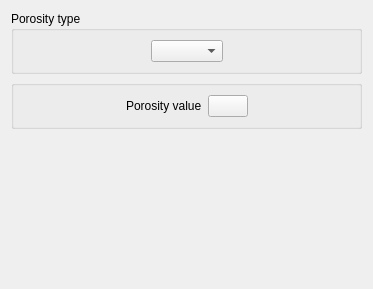
<?xml version="1.0" encoding="UTF-8"?>
<ui version="4.0">
 <class>PorosityForm</class>
 <widget class="QWidget" name="PorosityForm">
  <property name="geometry">
   <rect>
    <x>0</x>
    <y>0</y>
    <width>373</width>
    <height>289</height>
   </rect>
  </property>
  <property name="windowTitle">
   <string>Form</string>
  </property>
  <layout class="QGridLayout" name="gridLayout_2">
   <item row="0" column="0">
       <widget class="QGroupBox" name="groupBoxType">
           <property name="toolTip">
               <string>&lt;html&gt;&lt;head/&gt;&lt;body&gt;&lt;p&gt;&lt;span style=&quot; font-size:9pt;&quot;&gt;Select
                   a type
                   of porosity between isotropic and anisotropic.&lt;/span&gt;&lt;/p&gt;&lt;/body&gt;&lt;/html&gt;
               </string>
           </property>
           <property name="title">
               <string>Porosity type</string>
           </property>
           <layout class="QGridLayout" name="gridLayout_3">
      <item row="0" column="0">
       <layout class="QHBoxLayout" name="horizontalLayout_4">
        <item>
         <spacer name="horizontalSpacer_5">
          <property name="orientation">
           <enum>Qt::Horizontal</enum>
          </property>
          <property name="sizeHint" stdset="0">
           <size>
            <width>13</width>
            <height>20</height>
           </size>
          </property>
         </spacer>
        </item>
        <item>
         <widget class="QComboBox" name="comboBoxType">
          <property name="toolTip">
           <string>&lt;html&gt;&lt;head/&gt;&lt;body&gt;&lt;p&gt;&lt;span style=&quot; font-size:9pt;&quot;&gt;Select a type of porosity between isotropic and anisotropic.&lt;/span&gt;&lt;/p&gt;&lt;/body&gt;&lt;/html&gt;</string>
          </property>
         </widget>
        </item>
        <item>
         <spacer name="horizontalSpacer_7">
          <property name="orientation">
           <enum>Qt::Horizontal</enum>
          </property>
          <property name="sizeHint" stdset="0">
           <size>
            <width>17</width>
            <height>20</height>
           </size>
          </property>
         </spacer>
        </item>
       </layout>
      </item>
     </layout>
    </widget>
   </item>
      <item row="2" column="0">
          <spacer name="spacer">
              <property name="orientation">
                  <enum>Qt::Vertical</enum>
              </property>
              <property name="sizeHint" stdset="0">
                  <size>
                      <width>17</width>
                      <height>152</height>
                  </size>
              </property>
    </spacer>
   </item>
      <item row="1" column="0">
          <widget class="QGroupBox" name="groupBoxDef">
              <property name="title">
                  <string/>
              </property>
              <layout class="QGridLayout" name="gridLayout">
                  <item row="0" column="0">
                      <layout class="QHBoxLayout" name="horizontalLayout">
                          <item>
                              <spacer name="horizontalSpacer_4">
                                  <property name="orientation">
           <enum>Qt::Horizontal</enum>
          </property>
          <property name="sizeHint" stdset="0">
           <size>
            <width>1</width>
            <height>18</height>
           </size>
          </property>
         </spacer>
        </item>
        <item>
         <widget class="QLabel" name="label_5">
          <property name="toolTip">
           <string>&lt;html&gt;&lt;head/&gt;&lt;body&gt;&lt;p&gt;&lt;span style=&quot; font-size:9pt;&quot;&gt;Define the porosity value using the formula editor. Porosity can depend on various parameters such as geometrical criteria.&lt;/span&gt;&lt;/p&gt;&lt;/body&gt;&lt;/html&gt;</string>
          </property>
          <property name="text">
           <string>&lt;!DOCTYPE HTML PUBLIC &quot;-//W3C//DTD HTML 4.0//EN&quot; &quot;http://www.w3.org/TR/REC-html40/strict.dtd&quot;&gt;
&lt;html&gt;&lt;head&gt;&lt;meta name=&quot;qrichtext&quot; content=&quot;1&quot; /&gt;&lt;style type=&quot;text/css&quot;&gt;
p, li { white-space: pre-wrap; }
&lt;/style&gt;&lt;/head&gt;&lt;body style=&quot; font-family:'DejaVu Sans'; font-size:9pt; font-weight:400; font-style:normal;&quot;&gt;
&lt;p style=&quot; margin-top:0px; margin-bottom:0px; margin-left:0px; margin-right:0px; -qt-block-indent:0; text-indent:0px;&quot;&gt;&lt;span style=&quot; font-family:'Sans Serif';&quot;&gt;Porosity value&lt;/span&gt;&lt;/p&gt;&lt;/body&gt;&lt;/html&gt;</string>
          </property>
         </widget>
        </item>
        <item>
         <widget class="QPushButton" name="pushButtonPorosity">
          <property name="toolTip">
           <string>&lt;html&gt;&lt;head/&gt;&lt;body&gt;&lt;p&gt;&lt;span style=&quot; font-size:9pt;&quot;&gt;Define the porosity value using the formula editor. Porosity can depend on various parameters such as geometrical criteria.&lt;/span&gt;&lt;/p&gt;&lt;/body&gt;&lt;/html&gt;</string>
          </property>
          <property name="text">
           <string/>
          </property>
          <property name="icon">
           <iconset resource="resources_pages.qrc">
            <normaloff>:/new/prefix1/data/icons/22x22/edit-find-replace.png</normaloff>:/new/prefix1/data/icons/22x22/edit-find-replace.png</iconset>
          </property>
          <property name="iconSize">
           <size>
            <width>22</width>
            <height>22</height>
           </size>
          </property>
         </widget>
        </item>
        <item>
         <spacer name="horizontalSpacer_6">
          <property name="orientation">
           <enum>Qt::Horizontal</enum>
          </property>
          <property name="sizeHint" stdset="0">
           <size>
            <width>6</width>
            <height>13</height>
           </size>
          </property>
         </spacer>
        </item>
       </layout>
      </item>
     </layout>
    </widget>
   </item>
  </layout>
 </widget>
 <resources>
  <include location="resources_pages.qrc"/>
 </resources>
 <connections/>
</ui>
